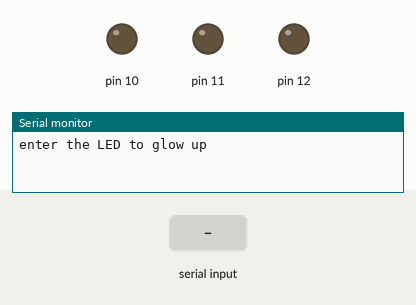
Recording of a sketch running on a simulated Arduino Uno, built with avr-gcc and run on an emulated ATmega328P. Parts: output pins drawn as LEDs (lit = HIGH), the last lines printed to the serial monitor. The inputs (shaded band) are chosen by the test bench.

Above: at 1.2 s.
1.3 s: "RED" received over Serial
At 3.1 s:
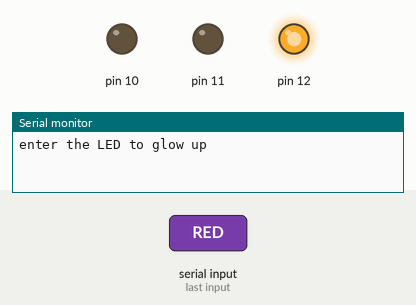
4.3 s: "YELLOW" received over Serial
At 6.1 s:
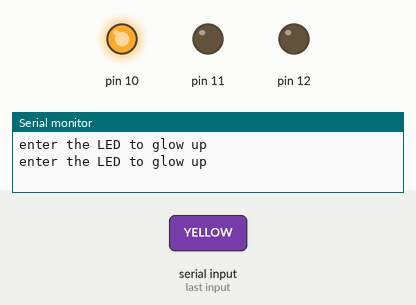
7.3 s: "GREEN" received over Serial
At 8.9 s:
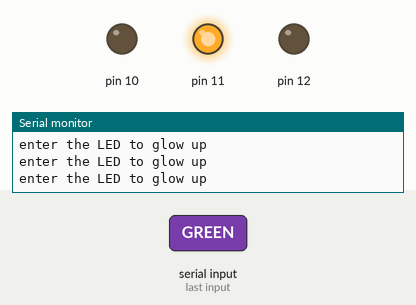
Timing chart, 0 to 10.8 s (numbered marks = the images above; inputs shaded):
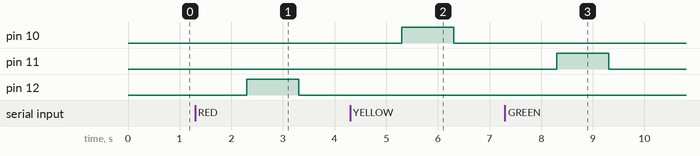

Measured:
- after the input at 1.3 s, pin 12: LOW → HIGH after 1.0 s, → LOW 1.0 s later
- after the input at 4.3 s, pin 10: LOW → HIGH after 1.0 s, → LOW 1.0 s later
- after the input at 7.3 s, pin 11: LOW → HIGH after 1.0 s, → LOW 1.0 s later

The sketch:

code4.ino
```cpp
String name;

void setup()
{
	Serial.begin(9600);
  	pinMode(12,OUTPUT);
  	pinMode(10,OUTPUT);
  	pinMode(11,OUTPUT);
}

void loop()
{
  Serial.println("enter the LED to glow up");
  while (Serial.available()==0){
  }
  name=Serial.readString();
  if (name=="RED")
  {
	digitalWrite(12, HIGH);
    delay(1000);
    digitalWrite(12,LOW);
  }
  if (name=="YELLOW")
  {
	digitalWrite(10, HIGH);
    delay(1000);
    digitalWrite(10,LOW);
  }
  if (name=="GREEN")
  {
	digitalWrite(11, HIGH);
    delay(1000);
    digitalWrite(11,LOW);
  }
}
```
